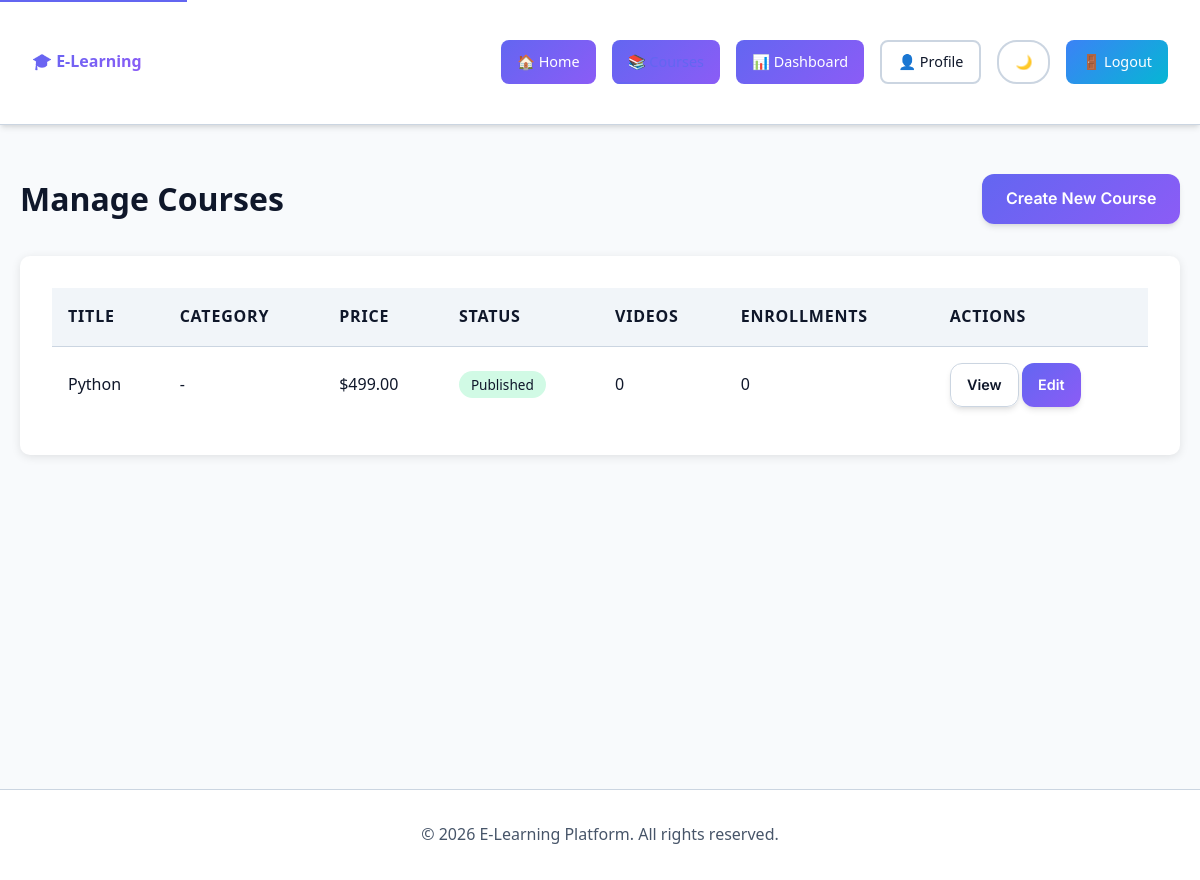
Screenshot of /courses/admin/courses/ (signed in) with the database file from the repository.
### learnapp/models.py (models this page shows, shortened)
class Course(models.Model):
    LEVEL_CHOICES = (
        ('beginner', 'Beginner'),
        ('intermediate', 'Intermediate'),
        ('advanced', 'Advanced'),
    )
    title = models.CharField(max_length=200)
    description = models.TextField()
    category = models.ForeignKey(Category, on_delete=models.SET_NULL, null=True, blank=True)
    instructor = models.ForeignKey(User, on_delete=models.CASCADE, related_name='courses')
    thumbnail = models.ImageField(upload_to='course_thumbnails/', blank=True, null=True)
    price = models.DecimalField(max_digits=10, decimal_places=2, default=0.00)
    duration = models.CharField(max_length=100, help_text='e.g., "8 weeks" or "40 hours"', blank=True)
    level = models.CharField(max_length=20, choices=LEVEL_CHOICES, default='beginner')
    lessons_count = models.PositiveIntegerField(default=0, help_text='Number of lessons/lessons')
    learning_outcomes = models.TextField(blank=True, help_text='What students will learn (one per line)')
    requirements = models.TextField(blank=True, help_text='Prerequisites (one per line)')
    is_published = models.BooleanField(default=False)
    created_at = models.DateTimeField(auto_now_add=True)
    updated_at = models.DateTimeField(auto_now=True)

### secondapp/decorators.py (the view)
    @login_required
    def wrapped_view(request, *args, **kwargs):
        if request.user.user_type != 'admin':
            messages.error(request, 'Access denied. Admin privileges required.')
            return redirect('dashboard')
        return view_func(request, *args, **kwargs)

### learnapp/views.py (called while the page is built)
@admin_required
def admin_course_list(request):
    courses = Course.objects.all()
    return render(request, 'admin_course_list.html', {'courses': courses})

### templates/admin_course_list.html (shortened to what this page needs)
{% extends 'base.html' %}
{% block content %}
<div class="admin-page">
    <div class="container">
        <div class="admin-header">
            <h1>Manage Courses</h1>
            <a href="{% url 'admin_course_create' %}" class="btn btn-primary">Create New Course</a>
        </div>
        <div class="admin-table">
            <table>
                <thead>
                    <tr>
                        <th>Title</th>
                        <th>Category</th>
                        <th>Price</th>
                        <th>Status</th>
                        <th>Videos</th>
                        <th>Enrollments</th>
                        <th>Actions</th>
                    </tr>
                </thead>
                <tbody>
                    {% for course in courses %}
                        <tr>
                            <td>{{ course.title }}</td>
                            <td>{{ course.category.name|default:"-" }}</td>
                            <td>${{ course.price }}</td>
                            <td>
                                {% if course.is_published %}
                                    <span class="status published">Published</span>
                                {% else %}
                                    <span class="status draft">Draft</span>
                                {% endif %}
                            </td>
                            <td>{{ course.videos.count }}</td>
                            <td>{{ course.enrollments.count }}</td>
                            <td>
                                <a href="{% url 'admin_course_detail' course.id %}" class="btn btn-sm btn-secondary">View</a>
                                <a href="{% url 'admin_course_edit' course.id %}" class="btn btn-sm btn-primary">Edit</a>
                            </td>
                        </tr>
                    {% empty %}
                        <tr>
                            <td colspan="7">No courses found.</td>
                        </tr>
                    {% endfor %}
                </tbody>
            </table>
        </div>
    </div>
</div>
{% endblock %}

### static/css/optimized.css (style rules this page uses)
* { margin: 0; padding: 0; box-sizing: border-box; }
html { scroll-behavior: smooth; }
body { font-family: 'Segoe UI', -apple-system, BlinkMacSystemFont, 'Poppins', sans-serif; font-size: var(--text-base); line-height: 1.6; color: var(--text-primary); background-color: var(--bg-primary); transition: background-color var(--transition-normal), color var(--transition-normal); -webkit-font-smoothing: antialiased; -moz-osx-font-smoothing: grayscale; }
.container { max-width: 1280px; margin: 0 auto; padding: 0 var(--spacing-md); }
@media (min-width: 768px) { .container { padding: 0 var(--spacing-lg); } }
.btn { display: inline-flex; align-items: center; justify-content: center; gap: var(--spacing-xs); padding: var(--spacing-sm) var(--spacing-lg); border: none; border-radius: var(--radius-md); font-size: var(--text-base); font-weight: 600; text-decoration: none; cursor: pointer; transition: all var(--transition-fast); background-color: var(--primary-color); color: var(--text-inverse); min-height: 44px; }
.btn-primary { background-color: var(--primary-color); color: var(--text-inverse); }
.btn-secondary { background-color: var(--bg-card); color: var(--text-primary); border: 1px solid var(--border-color); }
.btn-sm { padding: var(--spacing-xs) var(--spacing-md); font-size: var(--text-sm); }
table { width: 100%; border-collapse: collapse; background-color: var(--bg-card); }
th, td { padding: var(--spacing-md); text-align: left; border-bottom: 1px solid var(--border-color); }
th { background-color: var(--bg-secondary); font-weight: 600; color: var(--text-primary); font-size: var(--text-sm); text-transform: uppercase; letter-spacing: 0.05em; }
tr:last-child td { border-bottom: none; }
.stat-card, .course-card, .card, .btn { will-change: transform; backface-visibility: hidden; -webkit-backface-visibility: hidden; }
@media (min-width: 1200px) { .container { max-width: 1200px; } }

### rows the page displays
Course: title "Python", category.name "-", price "499.00", is_published "Published", videos.count "0", enrollments.count "0"
